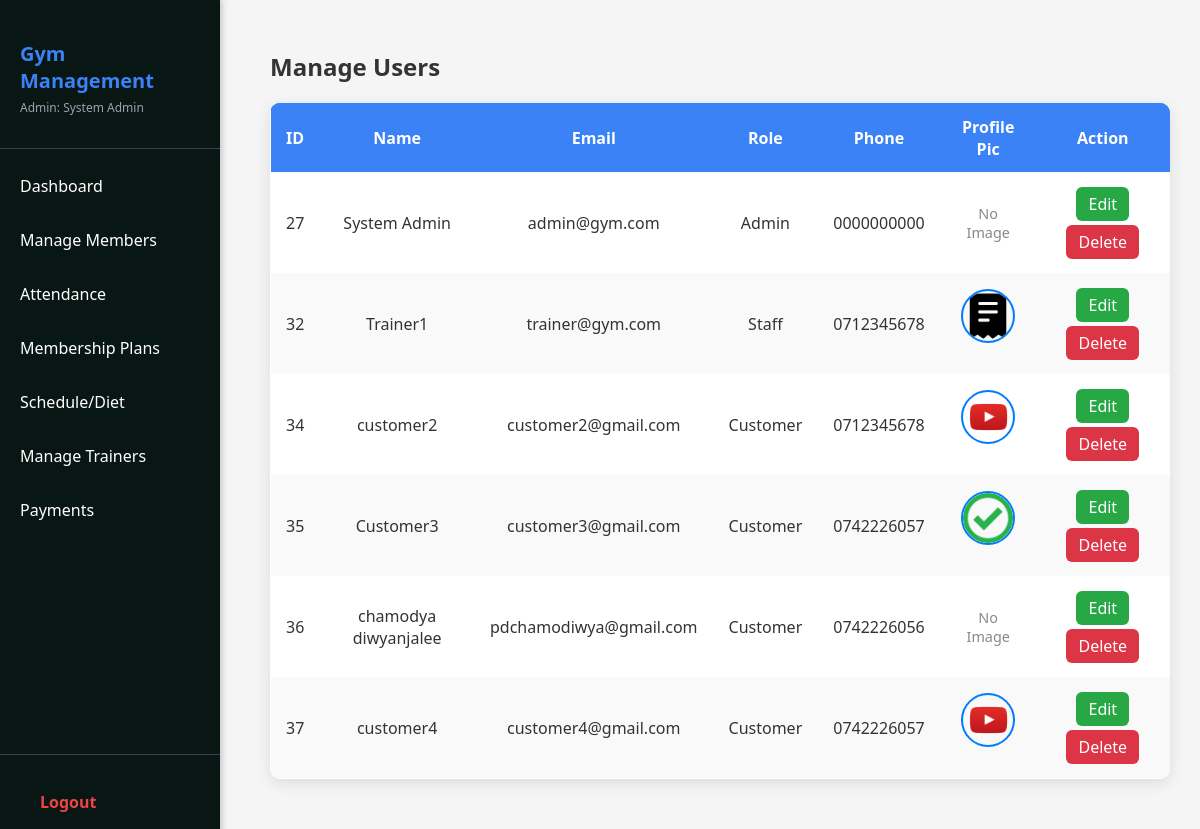
Screenshot of /admin/manage_users.php (signed in) with the database file from the repository.
### tables this page shows
CREATE TABLE `users` (
  `id` int(11) NOT NULL,
  `full_name` varchar(100) DEFAULT NULL,
  `email` varchar(100) DEFAULT NULL,
  `password` varchar(255) DEFAULT NULL,
  `role` enum('admin','staff','customer') DEFAULT NULL,
  `phone` varchar(20) DEFAULT NULL,
  `profile_pic` varchar(255) DEFAULT NULL,
  `created_at` timestamp NOT NULL DEFAULT current_timestamp(),
  `reset_token` varchar(255) DEFAULT NULL,
  `reset_token_expiry` datetime DEFAULT NULL,
  `specialization` varchar(50) DEFAULT NULL
);

### admin/manage_users.php (the view, shortened to what this page needs)
<?php
include("../config/db.php");
$result = $conn->query("SELECT * FROM users");
?>
<?php include("../config/sidebar.php"); ?>
<link rel="stylesheet" href="../assets/style.css">
<div class="content">
    <h2>Manage Users</h2>
    <table class="user-table">
        <thead>
            <tr>
                <th>ID</th>
                <th>Name</th>
                <th>Email</th>
                <th>Role</th>
                <th>Phone</th>
                <th>Profile Pic</th>
                <th>Action</th>
            </tr>
        </thead>
        <tbody>
        <?php while($row = $result->fetch_assoc()) { ?>
            <tr>
                <td><?php echo $row['id']; ?></td>
                <td><?php echo $row['full_name']; ?></td>
                <td><?php echo $row['email']; ?></td>
                <td><?php echo ucfirst($row['role']); ?></td>
                <td><?php echo $row['phone']; ?></td>
                <td>
                    <?php if($row['profile_pic']) { ?>
                        <img src="../assets/uploads/<?php echo $row['profile_pic']; ?>" class="profile-pic">
                    <?php } else { ?>
                        <span class="no-pic">No Image</span>
                    <?php } ?>
                </td>
                <td>
                    <a href="edit_user.php?id=<?php echo $row['id']; ?>" class="btn edit-btn">Edit</a>
                    <a href="delete_user.php?id=<?php echo $row['id']; ?>" class="btn delete-btn"
                       onclick="return confirm('Are you sure you want to delete this user?');">
                       Delete
                    </a>
                </td>
            </tr>
        <?php } ?>
        </tbody>
    </table>
</div>

### config/sidebar.php (shortened to what this page needs)
<?php
$user = $_SESSION['user'] ?? null;
$role = $user['role'];
?>
<link rel="stylesheet" href="../assets/style.css">
<div class="sidebar">
    <div class="sidebar-header">
        <h2>Gym Management</h2>
        <p><?php echo ucfirst($role); ?>: <?php echo $user['full_name']; ?></p>
    </div>
    <div class="sidebar-menu">
        <?php if($role == 'admin'){ ?>
            <a href="../admin/dashboard.php">Dashboard</a>
            <a href="../admin/manage_users.php">Manage Members</a>
            <a href="../admin/attendance.php">Attendance</a>
            <a href="../admin/plans.php">Membership Plans</a>
            <a href="../admin/manage_plans.php">Schedule/Diet</a>
            <a href="../admin/manage_trainers.php">Manage Trainers</a>
            <a href="../admin/payments.php">Payments</a>
        <?php } ?>
    </div>
    <div class="sidebar-footer">
        <a href="../main/logout.php" class="logout">Logout</a>
    </div>
</div>

### assets/style.css (style rules this page uses)
.sidebar { position: fixed; left: 0; top: 0; width: 220px; height: 100%; background: #1f2937; color: #fff; display: flex; flex-direction: column; justify-content: space-between; }
.sidebar-header { padding: 20px; border-bottom: 1px solid #374151; }
.sidebar-header h2 { margin: 0; font-size: 20px; color: #3b82f6; }
.sidebar-header p { font-size: 12px; color: #9ca3af; margin-top: 5px; }
.sidebar-menu { flex-grow: 1; display: flex; flex-direction: column; padding: 10px 0; }
.sidebar-menu a { padding: 12px 20px; text-decoration: none; color: #d1d5db; display: block; transition: background 0.2s; }
.sidebar-footer { padding: 20px; border-top: 1px solid #374151; }
.sidebar-footer .logout { color: #ef4444; text-decoration: none; font-weight: bold; }
.content { margin-left:240px; padding:20px; }
.btn { padding: 10px 20px; text-decoration: none; border-radius: 6px; display: inline-block; margin-top: 15px; font-weight: 500; color: white; }
.sidebar { position: fixed; top: 0; left: 0; width: 220px; height: 100%; background-color: #081614; color: #fff; padding: 20px 0; box-shadow: 2px 0 6px rgba(0,0,0,0.2); }
.sidebar a { display: block; color: #fff; text-decoration: none; padding: 12px 20px; margin: 4px 0; border-radius: 6px; transition: 0.2s; }
.content { margin-left: 240px; padding: 30px; }
h1, h2, h3 { margin-bottom: 20px; }
.btn { display: inline-block; padding: 8px 16px; border: none; border-radius: 6px; cursor: pointer; text-decoration: none; font-weight: bold; margin-top: 10px; transition: 0.2s; }
table { width: 100%; border-collapse: collapse; margin-bottom: 20px; }
table th, table td { border: 1px solid #dddddd00; padding: 12px; text-align: left; }
table th { background-color: #3b82f6; color: rgb(255, 255, 255); font-weight: 600; }
table tr:nth-child(even) { background-color: #f0f5ff; }
.profile-pic { width: 120px; height: 120px; border-radius: 50%; object-fit: cover; margin-bottom: 15px; }

### admin/manage_users.php (style rules this page uses)
.content { padding: 30px; }
h2 { margin-bottom: 20px; color: #333; font-family: 'Segoe UI', Tahoma, Geneva, Verdana, sans-serif; }
.user-table { width: 100%; border-collapse: collapse; background: #fff; box-shadow: 0 4px 15px rgba(0,0,0,0.1); border-radius: 10px; overflow: hidden; }
.user-table thead { background-color: #007bff; color: #fff; font-weight: bold; }
.user-table th, .user-table td { padding: 12px 15px; text-align: center; }
.user-table tbody tr { border-bottom: 1px solid #ddd; }
.user-table tbody tr:nth-child(even) { background-color: #f9f9f9; }
.profile-pic { width: 50px; height: 50px; border-radius: 50%; object-fit: cover; border: 2px solid #007bff; }
.no-pic { color: #888; font-size: 0.9em; }
.btn { padding: 6px 12px; border-radius: 6px; text-decoration: none; font-weight: 500; margin: 2px; display: inline-block; }
.edit-btn { background-color: #28a745; color: #fff; }
.delete-btn { background-color: #dc3545; color: #fff; }

### rows the page displays
users: id "27", full_name "System Admin", email "admin@gym.com", role "Admin", phone "0000000000", shows "No Image"
users: id "32", full_name "Trainer1", email "trainer@gym.com", role "Staff", phone "0712345678", profile_pic (picture)
users: id "34", full_name "customer2", email "customer2@gmail.com", role "Customer", phone "0712345678", profile_pic (picture)
users: id "35", full_name "Customer3", email "customer3@gmail.com", role "Customer", phone "0742226057", profile_pic (picture)
users: id "36", full_name "chamodya diwyanjalee", email "pdchamodiwya@gmail.com", role "Customer", phone "0742226056", shows "No Image"
users: id "37", full_name "customer4", email "customer4@gmail.com", role "Customer", phone "0742226057", profile_pic (picture)

### other values shown
$role "Admin"
$user['full_name'] "System Admin"
